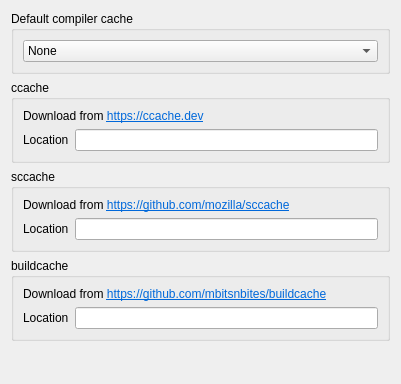
     <widget class="QWidget" name="prefs_compilercache">
      <property name="geometry">
       <rect>
        <x>0</x>
        <y>0</y>
        <width>401</width>
        <height>384</height>
       </rect>
      </property>
      <attribute name="label">
       <string>Compiler cache</string>
      </attribute>
      <layout class="QVBoxLayout" name="verticalLayout_5">
       <item>
        <widget class="QGroupBox" name="groupBox_7">
         <property name="title">
          <string>Default compiler cache</string>
         </property>
         <layout class="QVBoxLayout" name="verticalLayout_6">
          <item>
           <widget class="QComboBox" name="prefs_compilercache_default">
            <property name="toolTip">
             <string>The default compiler cache that attempts to integrate with Conan's CMake and Autotools helpers. YMMV.</string>
            </property>
            <item>
             <property name="text">
              <string>None</string>
             </property>
            </item>
            <item>
             <property name="text">
              <string>ccache</string>
             </property>
            </item>
            <item>
             <property name="text">
              <string>sccache</string>
             </property>
            </item>
            <item>
             <property name="text">
              <string>buildcache</string>
             </property>
            </item>
           </widget>
          </item>
         </layout>
        </widget>
       </item>
       <item>
        <widget class="QGroupBox" name="groupBox_8">
         <property name="title">
          <string>ccache</string>
         </property>
         <layout class="QGridLayout" name="gridLayout_10">
          <item row="1" column="0">
           <widget class="QLabel" name="label_15">
            <property name="text">
             <string>Location</string>
            </property>
           </widget>
          </item>
          <item row="1" column="1">
           <widget class="QLineEdit" name="prefs_compilercache_ccache_location"/>
          </item>
          <item row="0" column="0" colspan="2">
           <widget class="QLabel" name="label_14">
            <property name="text">
             <string>&lt;html&gt;&lt;head/&gt;&lt;body&gt;&lt;p&gt;Download from &lt;a href=&quot;https://ccache.dev&quot;&gt;&lt;span style=&quot; text-decoration: underline; color:#0068da;&quot;&gt;https://ccache.dev&lt;/span&gt;&lt;/a&gt;&lt;/p&gt;&lt;/body&gt;&lt;/html&gt;</string>
            </property>
            <property name="openExternalLinks">
             <bool>true</bool>
            </property>
           </widget>
          </item>
         </layout>
        </widget>
       </item>
       <item>
        <widget class="QGroupBox" name="groupBox_9">
         <property name="title">
          <string>sccache</string>
         </property>
         <layout class="QGridLayout" name="gridLayout_11">
          <item row="1" column="0">
           <widget class="QLabel" name="label_17">
            <property name="text">
             <string>Location</string>
            </property>
           </widget>
          </item>
          <item row="1" column="1">
           <widget class="QLineEdit" name="prefs_compilercache_sccache_location"/>
          </item>
          <item row="0" column="0" colspan="2">
           <widget class="QLabel" name="label_16">
            <property name="text">
             <string>&lt;html&gt;&lt;head/&gt;&lt;body&gt;&lt;p&gt;Download from &lt;a href=&quot;https://github.com/mozilla/sccache&quot;&gt;&lt;span style=&quot; text-decoration: underline; color:#0068da;&quot;&gt;https://github.com/mozilla/sccache&lt;/span&gt;&lt;/a&gt;&lt;/p&gt;&lt;/body&gt;&lt;/html&gt;</string>
            </property>
            <property name="openExternalLinks">
             <bool>true</bool>
            </property>
           </widget>
          </item>
         </layout>
        </widget>
       </item>
       <item>
        <widget class="QGroupBox" name="groupBox_10">
         <property name="title">
          <string>buildcache</string>
         </property>
         <layout class="QGridLayout" name="gridLayout_12">
          <item row="1" column="0">
           <widget class="QLabel" name="label_19">
            <property name="text">
             <string>Location</string>
            </property>
           </widget>
          </item>
          <item row="1" column="1">
           <widget class="QLineEdit" name="prefs_compilercache_buildcache_location"/>
          </item>
          <item row="0" column="0" colspan="2">
           <widget class="QLabel" name="label_18">
            <property name="text">
             <string>&lt;html&gt;&lt;head/&gt;&lt;body&gt;&lt;p&gt;Download from &lt;a href=&quot;https://github.com/mbitsnbites/buildcache&quot;&gt;&lt;span style=&quot; text-decoration: underline; color:#0068da;&quot;&gt;https://github.com/mbitsnbites/buildcache&lt;/span&gt;&lt;/a&gt;&lt;/p&gt;&lt;/body&gt;&lt;/html&gt;</string>
            </property>
            <property name="openExternalLinks">
             <bool>true</bool>
            </property>
           </widget>
          </item>
         </layout>
        </widget>
       </item>
       <item>
        <spacer name="verticalSpacer_13">
         <property name="orientation">
          <enum>Qt::Orientation::Vertical</enum>
         </property>
         <property name="sizeHint" stdset="0">
          <size>
           <width>20</width>
           <height>40</height>
          </size>
         </property>
        </spacer>
       </item>
      </layout>
     </widget>
